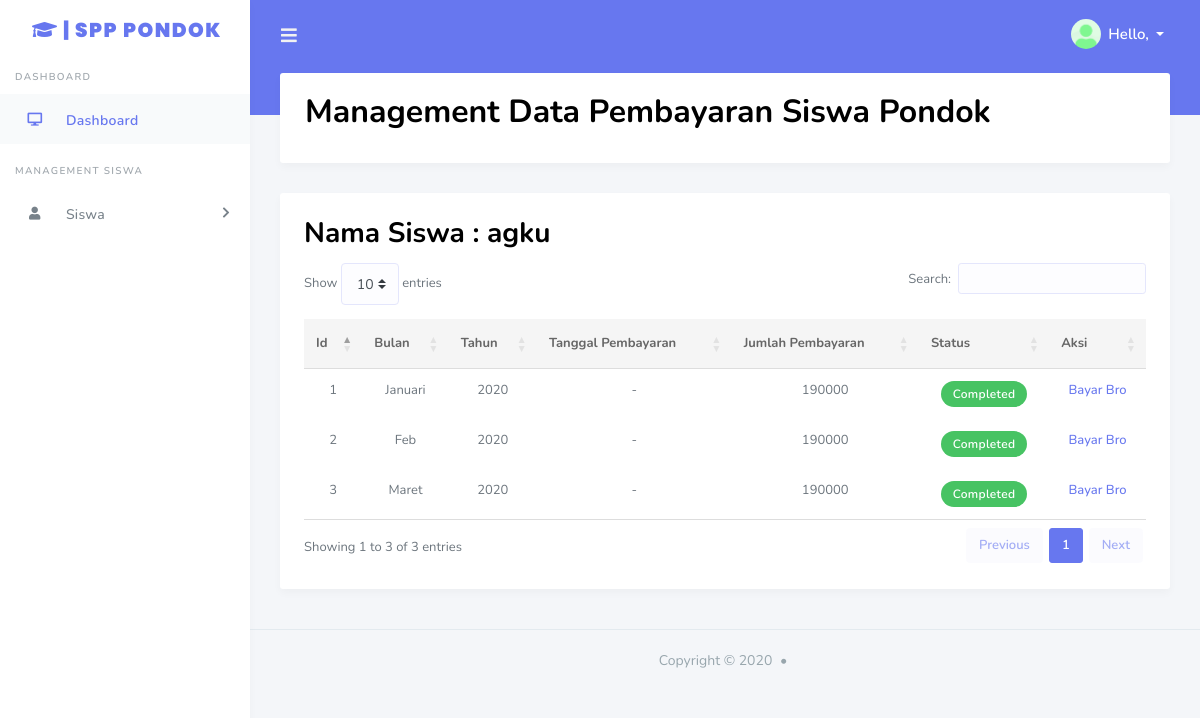
Before: /index.php/siswa/pembayaran with the older database file.
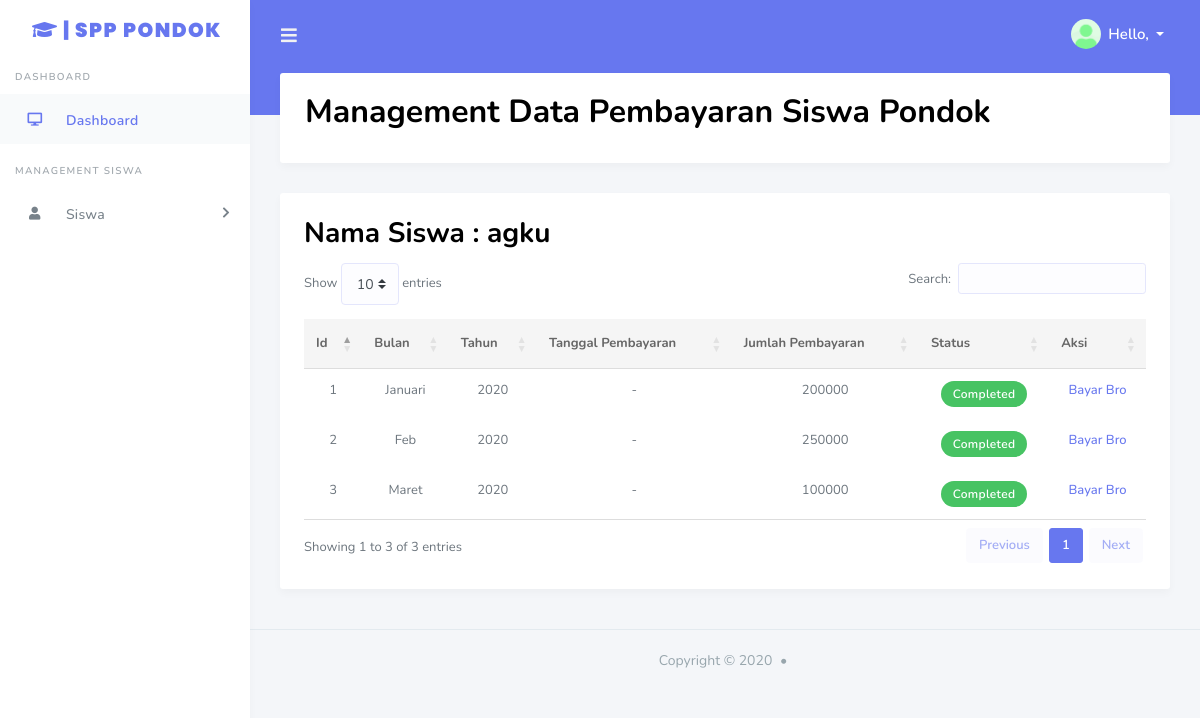
After: the same page with the newer database file.
### tables this page shows
CREATE TABLE `spp` (
  `id` int(11) NOT NULL,
  `bulan` varchar(20) NOT NULL,
  `tahun` varchar(20) NOT NULL,
  `jumlah` double NOT NULL,
  `status` enum('Aktif','Tidak Aktif') NOT NULL
);

### application/controllers/Siswa.php (called while the page is built, shortened)
<?php
class Siswa extends CI_Controller
{
    public function __construct()
    {
        $this->load->library('form_validation');
        $this->load->library('midtrans');
        $this->load->helper('url');
    }
     public function pembayaran()
    {
        $this->load->model('m_siswa');
        $data['user'] = $this->db->get_where('siswa', ['email' =>
            $this->session->userdata('email')])->row_array();
        $data['siswa'] = $this->m_siswa->tampil_data()->result_array();
        $this->load->model('M_spp');
        $data['spp'] = $this->M_spp->tampil_data()->result_array();
        $this->load->view('siswa/pembayaran', $data);
    }
}

### index.php (called while the page is built, shortened)
<?php
require_once BASEPATH.'core/CodeIgniter.php';

### application/models/M_spp.php (called while the page is built, shortened)
<?php
class M_spp extends CI_Model
{
    public function tampil_data()
    {
        return $this->db->get('spp');
    }
}

### application/models/M_siswa.php (called while the page is built, shortened)
<?php
class M_siswa extends CI_Model
{
    public function tampil_data()
    {
        return $this->db->get('siswa');
    }
}

### application/views/siswa/pembayaran.php (the view, shortened to what the changed rows need)
<!DOCTYPE html>
<html lang="en">
<head>
	<link rel="stylesheet" href="https://stackpath.bootstrapcdn.com/bootstrap/4.3.1/css/bootstrap.min.css"
>
	<link rel="stylesheet" href="https://use.fontawesome.com/releases/v5.7.2/css/all.css"
>
	<link rel="stylesheet" href="https://cdnjs.cloudflare.com/ajax/libs/twitter-bootstrap/4.1.3/css/bootstrap.css">
	<link rel="stylesheet" href="https://cdn.datatables.net/1.10.20/css/dataTables.bootstrap4.min.css">
	<link rel="stylesheet" href="<?= base_url('assets/') ?>stisla-assets/css/style.css">
	<link rel="stylesheet" href="<?= base_url('assets/') ?>stisla-assets/css/components.css">
</head>
<body>
	<div id="app">
		<div class="main-wrapper">
						<div class="main-content">
							<section class="section">
								<div class="card">
									<div class="card-body">
										<h2 class="card-title" style="color: black;">Management Data Pembayaran Siswa Pondok</h2>
									</div>
								</div>
								<div class="row">
									<div class="col-md-12">
										<div class="bg-white p-4"
										style="border-radius:3px;box-shadow:rgba(0, 0, 0, 0.03) 0px 4px 8px 0px;">
										<div class="table-responsive">
											<?php
											foreach ($siswa as $a) {
												?>
												<h3 id="nama" name="nama" class="card-title" style="color: black;"><?php echo "Nama Siswa : " . $a['nama'] ?>
											<?php
										}
										?>
										<table id="example" class="table align-items-center table-flush">
											<thead class="thead-light">
												<tr class="text-center">
													<th scope="col">Id</th>
													<th scope="col">Bulan</th>
													<th scope="col">Tahun</th>
													<th scope="col">Tanggal Pembayaran</th>
													<th scope="col">Jumlah Pembayaran</th>
													<th scope="col">Status</th>
													<th scope="col">Aksi</th>
												</tr>
											</thead>
											<tbody>
												<?php
												foreach ($spp as $u) {
													?>
													<tr class="text-center">
														<td><?= $u['id']; ?></td>
														<td >
															<?= $u['bulan']; ?>
													</td>
													<td>
														<?= $u['tahun']; ?>
													</td>
													<td>
														-
													</td>
													<td  >
														<?= $u['jumlah']; ?>
													</td>
													<td>
														<div class="badge badge-success">Completed</div>
													</td>
													<td>
														<a href="<?= base_url('siswa/bayar/') . $a['id'].('/').$u['id']; ?>">Bayar Bro</a>
													</td>
												</tr>
												<?php
											}
											?>
										</tbody>
									</table>
								</div>
							</div>
						</div>
					</div>
				</section>
			</div>
		</div>
	</div>
</body>
</html>

Changed rows visible on the page:
changed spp "Januari": jumlah "190000" → "200000"
changed spp "Feb": jumlah "190000" → "250000"
changed spp "Maret": jumlah "190000" → "100000"
